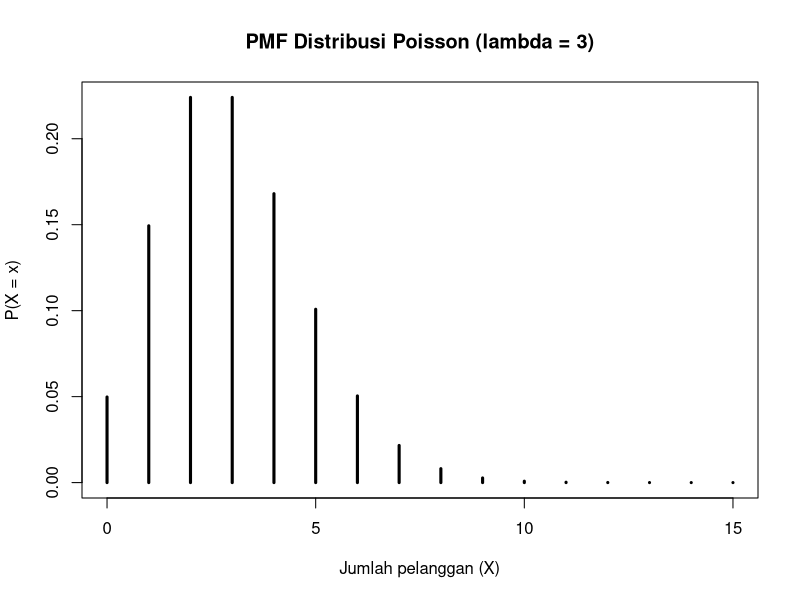
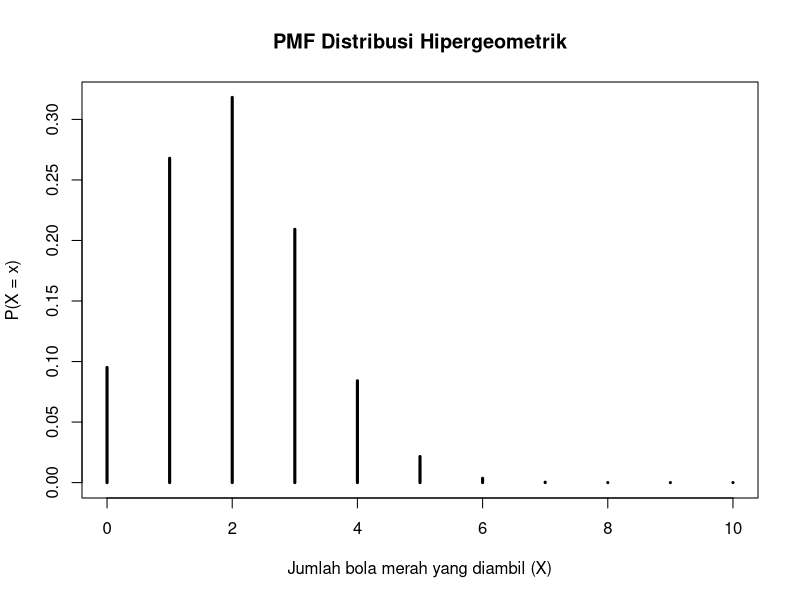
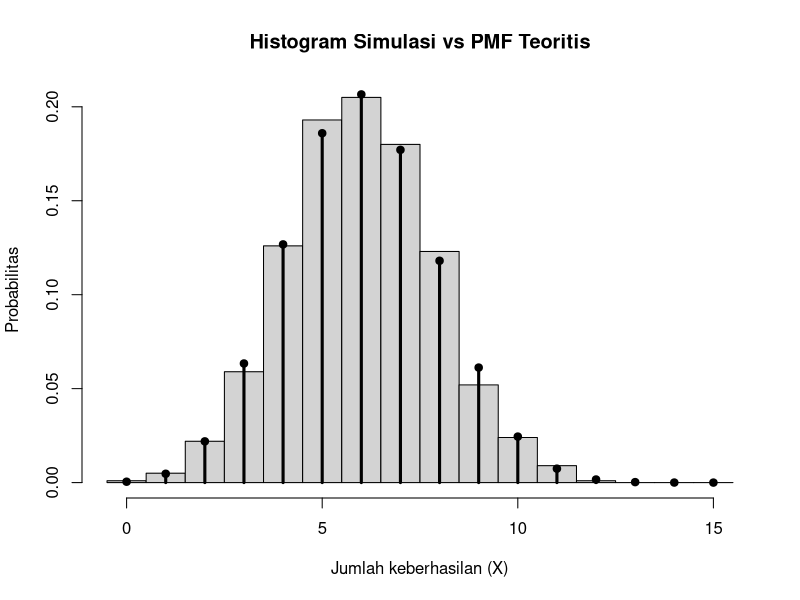

Recreate these plots in R, in order.
# Distribusi Poisson, Hipergeometrik, dan Binomial

# Parameter distribusi Poisson
lambda <- 3

# Nilai X yang akan ditampilkan
x_poisson <- 0:15

# Menghitung PMF Poisson
pmf_poisson <- dpois(x_poisson, lambda = lambda)

# Menampilkan nilai probabilitas
data.frame(
  Jumlah_Pelanggan = x_poisson,
  Probabilitas = pmf_poisson
)

# Grafik PMF Poisson
plot(x_poisson, pmf_poisson,
     type = "h",
     lwd = 3,
     main = "PMF Distribusi Poisson (lambda = 3)",
     xlab = "Jumlah pelanggan (X)",
     ylab = "P(X = x)")

# Menghitung P(X >= 5)
# P(X >= 5) = 1 - P(X <= 4)
p_X_min_5 <- 1 - ppois(4, lambda = lambda)

p_X_min_5

# Parameter distribusi Hipergeometrik
N <- 100       # jumlah seluruh bola
K <- 20        # jumlah bola merah
n <- 10        # jumlah bola yang diambil

# Nilai X yang mungkin
x_hyper <- 0:n

# Menghitung PMF Hipergeometrik
pmf_hyper <- dhyper(
  x_hyper,
  m = K,
  n = N - K,
  k = n
)

# Menampilkan distribusi probabilitas
data.frame(
  Jumlah_Bola_Merah = x_hyper,
  Probabilitas = pmf_hyper
)

# Grafik PMF Hipergeometrik
plot(x_hyper, pmf_hyper,
     type = "h",
     lwd = 3,
     main = "PMF Distribusi Hipergeometrik",
     xlab = "Jumlah bola merah yang diambil (X)",
     ylab = "P(X = x)")

# Parameter distribusi Binomial
n_binom <- 15
p_binom <- 0.4
jumlah_simulasi <- 1000

# Agar hasil simulasi dapat direproduksi
set.seed(123)

# Melakukan simulasi 1.000 percobaan
hasil_binom <- rbinom(
  jumlah_simulasi,
  size = n_binom,
  prob = p_binom
)

# Nilai X yang mungkin
x_binom <- 0:n_binom

# Menghitung PMF Binomial teoritis
pmf_binom <- dbinom(
  x_binom,
  size = n_binom,
  prob = p_binom
)

# Menampilkan PMF teoritis
data.frame(
  Jumlah_Sukses = x_binom,
  PMF_Teoritis = pmf_binom
)

# Membuat histogram hasil simulasi
hist(hasil_binom,
     breaks = seq(-0.5, 15.5, by = 1),
     probability = TRUE,
     main = "Histogram Simulasi vs PMF Teoritis",
     xlab = "Jumlah keberhasilan (X)",
     ylab = "Probabilitas")

# Menambahkan titik PMF teoritis
points(x_binom, pmf_binom,
       pch = 19)

# Menambahkan garis PMF teoritis
lines(x_binom, pmf_binom,
      type = "h",
      lwd = 3)

# Rata-rata hasil simulasi
mean_simulasi <- mean(hasil_binom)

# Rata-rata teoritis
mean_teoritis <- n_binom * p_binom

mean_simulasi
mean_teoritis
